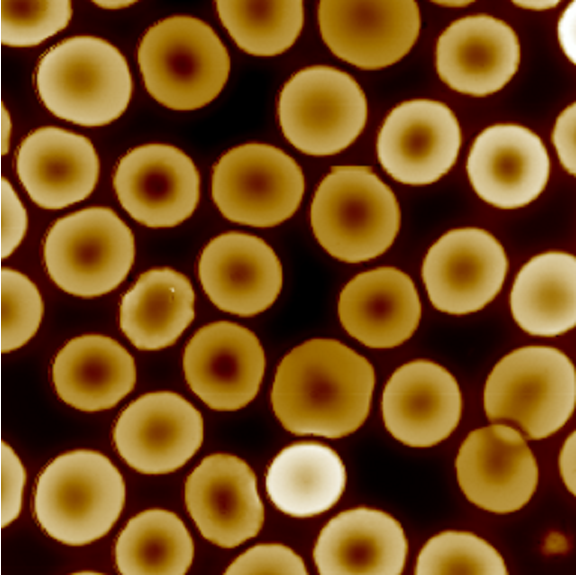
#> input picture python/project(CS)/test12.bmp, 576 x 575 px, found by its file name
$ python 'Sobel_filter(old).py'   (older library calls are emulated)
#> lines starting #> are read from the running program, lines starting #| are printed output that depends on the picture; after the words box and inside, x2 and y2 are one past the last pixel; in counts of white or black regions, pixels touching at a corner belong together
### python/project(CS)/find.py
import cv2
import numpy as np
import matplotlib.pyplot as plt
from scipy.optimize import curve_fit as fit


#use to correct the center of the RBC
def find(onebit,original_center):

    #declare new center=================
    new_center=[]
    for i in range(2):
        new_center.append(original_center[i])
    #===================================
    dire=[1,-1]

    #correct horizontal position
    r_biggest=0
    r_temp=0
    i=0 #perpendicular index
    j=0 #horizonrtal index

    for k in range(2):
        while onebit[original_center[1]+i*dire[k],original_center[0]]==0:
            i+=1
        r_temp+=i
        i=0

    r_biggest=r_temp

    for w in range(2):
        while r_temp>0:
            r_temp=0
            j+=dire[w]

            for k in range(2):
                while onebit[original_center[1]+i*dire[k],original_center[0]+j]==0:
                    i+=1
                r_temp+=i
                i=0

            if r_temp>r_biggest:
                new_center[0]=original_center[0]+j
                r_biggest=r_temp

        r_temp=r_biggest

    #correct perpendicular position
    r_biggest=0
    r_temp=0
    i=0 #horizonrtal index
    j=0 #perpendicular index

    #correct horizontal position
    for k in range(2):
        while onebit[original_center[1],original_center[0]+i*dire[k]]==0:
            i+=1
        r_temp+=i
        i=0

    r_biggest=r_temp

    for w in range(2):
        while r_temp>0:
            r_temp=0
            j+=dire[w]

            for k in range(2):
                while onebit[original_center[1]+j,original_center[0]+i*dire[k]]==0:
                    i+=1
                r_temp+=i
                i=0

            if r_temp>r_biggest:
                new_center[1]=original_center[1]+j
                r_biggest=r_temp

        r_temp=r_biggest

    return new_center

# [59 lines left out: function take_line, not called in this run]

def trace(line_data,center,check=False):

    xx=np.array([i/100000 for i in range(len(line_data))])

    def fun(x,a,b,c,d,e,f,g,h,i):

        return i*x**8+h*x**7+g*x**6+f*x**5+a*x**4+b*x**3+c*x**2+d*x**1+e

    #32 c r 差

    base=20
    d=1

    #fitting right hand========================================
    end=center+base+d+1
    aa=fit(fun,xx[center:end],np.array(line_data[center:end]))[0]

    while fun(xx[end-1],aa[0],aa[1],aa[2],aa[3],aa[4],aa[5],aa[6],aa[7],aa[8])>fun(xx[end-2],aa[0],aa[1],aa[2],aa[3],aa[4],aa[5],aa[6],aa[7],aa[8]):
        end+=d
        aa=fit(fun,xx[center:end],np.array(line_data[center:end]))[0]
        #plt.plot(xx[center:center+int(len(line_data)*(base+n*rate))],fun(xx[center:center+int(len(line_data)*(base+n*rate))],aa[0],aa[1],aa[2],aa[3],aa[4],aa[5],aa[6],aa[7],aa[8]))

    r=end-1
    tem=r
    big=line_data[r]
    for i in range(center,r):
        if line_data[i]>big:
            big=line_data[i]
            tem=i

    r=tem
    #fitting left hand===========================================
    start=center-(base+d)
    aa=fit(fun,xx[start:center+1],np.array(line_data[start:center+1]))[0]

    while fun(xx[start],aa[0],aa[1],aa[2],aa[3],aa[4],aa[5],aa[6],aa[7],aa[8])>fun(xx[start+1],aa[0],aa[1],aa[2],aa[3],aa[4],aa[5],aa[6],aa[7],aa[8]):
        start-=d
        aa=fit(fun,xx[start:center+1],np.array(line_data[start:center+1]))[0]
        #plt.plot(xx[center-int(len(line_data)*(base+n*rate)):center],fun(xx[center-int(len(line_data)*(base+n*rate)):center],aa[0],aa[1],aa[2],aa[3],aa[4],aa[5],aa[6],aa[7],aa[8]))
        #plt.show()

    l=start
    tem=l
    big=line_data[l]

    for i in range(l+1,center+1):
        if line_data[i]>big:
            big=line_data[i]
            tem=i
    l=tem

    if check:
        plt.plot(xx,line_data)
        plt.scatter(xx[center],line_data[center])
        plt.scatter(xx[l],line_data[l])
        plt.scatter(xx[r],line_data[r])
        plt.show()

    return l,center,r

# [16 lines left out: function Circle, not called in this run]


# [44 lines that do not run on import are left out]

### python/project(CS)/pre/Sobel_filter(old).py
import cv2
import numpy as np
import matplotlib.pylab as plt
from PIL import Image
import copy
from find import find, trace
index_of_circle = 5
def Sobelfilter(image_imread,visible=True):

    laplacian = cv2.Laplacian(image_imread,cv2.CV_64F)
    sobelx = cv2.Sobel(image_imread,cv2.CV_64F,1,0,ksize=3)
    sobely = cv2.Sobel(image_imread,cv2.CV_64F,0,1,ksize=3)
    edges = np.uint8(np.absolute(sobely))
    x = cv2.convertScaleAbs(sobelx)
    y = cv2.convertScaleAbs(sobely)
    edges = cv2.addWeighted(x,0.5,y,0.5,0)

    if(visible):
        cv2.imshow('detected circles',edges)
        cv2.waitKey(0)
        cv2.destroyAllWindows()
    return edges

rad = 0
circles = 0
def HighCircle(image_imread,edges,Rrange,visible=True):
    global circles
    global rad
    data_of_graph = []
    cimg = cv2.cvtColor(edges,cv2.COLOR_GRAY2BGR)
    #img = cv2.medianBlur(edges,5)
    circles = cv2.HoughCircles(edges,cv2.HOUGH_GRADIENT,1,80,param1=10,param2=30,minRadius=Rrange[0],maxRadius=Rrange[1])
    #circles = cv2.HoughCircles(img,cv2.HOUGH_GRADIENT,1,1000,param1=10,param2=1,minRadius=Rrange[0],maxRadius=Rrange[1])
    circles = np.uint16(np.around(circles))
    center = []
    for i in circles[0,:]:
        rad = (i[0],i[1]),i[2],(0,255,0),2
        center.append([i[0],i[1]])
        if(len(center)-1==index_of_circle):
            cv2.circle(cimg,(i[0],i[1]),i[2],(0,255,0),2) # draw the outer circle
            cv2.circle(cimg,(i[0],i[1]),2,(0,0,255),3) # draw the center of the circle
    print(center)

    if(visible):
        cv2.imshow('detected circles',cimg)
        cv2.waitKey(0)
        cv2.destroyAllWindows()

    g=cv2.inRange(image_imread,90,110)
    for i in range(len(center)):
        if(i==index_of_circle):
            center[i] = find(g,center[i])
            break
    return center

start = []
filename = "test12.bmp"
path = "D:/program/vscode_workspace/private/data/project_image(CS)/health/"
def Radiusline(image_PIL,center,Pixellength,visible=True):    #需要改有問題
    global start
    L = image_PIL.convert("L")
    #L = cv2.imread(path+filename,0)
    data = copy.copy(np.array(L))
    bright = [[] for i in range(4)]
    row = center[1]
    col = center[0]
    x , y = 0 , 0
    print(row,col)
    center_of_index = np.zeros(4,int)
    if(row > col):
        center_height = data[row][col]
        start = [[row-col+x,0+x],[2*row-(row-col+x),0+x],[row,x],[x,col]]
        while x < max(len(data),len(data[0])):
            try:
                bright[0].append(data[row-col+x][0+x])
                data[row-col+x][0+x] = 0
                if(data[row][col]==0):
                    data[row][col] = center_height
                if(row==row-col+x and col==x):
                    center_of_index[0] = x
            except:
                pass
            try:
                bright[1].append(data[2*row-(row-col+x)][0+x])
                data[2*row-(row-col+x)][0+x] = 0
                if(data[row][col]==0):
                    data[row][col] = center_height
                if(2*row-(row-col+x)==row and col==x):
                    center_of_index[1] = x
            except:
                pass
            try:
                bright[2].append(data[row][x])
                data[row][x] = 0
                if(data[row][col]==0):
                    data[row][col] = center_height
                if(col==x):
                    center_of_index[2] = x
            except:
                pass
            try:
                bright[3].append(data[x][col])
                data[x][col] = 0
                if(data[row][col]==0):
                    data[row][col] = center_height
                if(row==x):
                    center_of_index[3] = x
            except:
                pass
            x += 1

        for i in range(x,len(data)):
            bright[3].append(data[i][col])
            data[i][col] = 0
    else:
        center_height = data[row][col]
        start = [[0+y,col-row+y],[2*row-y,col-row+y],[row,y],[y,col]]
        while y < max(len(data),len(data[0])):
            try:
                bright[0].append(data[0+y][col-row+y])
                data[0+y][col-row+y] = 0
                print(0+y,col-row+y)
                if(data[row][col]==0):
                    data[row][col] = center_height
                if(row==y and col==col-row+y):
                    center_of_index[0] = y
            except:
                pass
            try:
                bright[1].append(data[2*row-y][col-row+y])
                data[2*row-y][col-row+y] = 0
                print(2*row-y,col-row+y)
                if(data[row][col]==0):
                    data[row][col] = center_height
                if(row==2*row-y and col==col-row+y):
                    center_of_index[1] = y
            except:
                pass
            try:
                bright[2].append(data[row][y])
                data[row][y] = 0
                print(row,y)
                if(data[row][col]==0):
                    data[row][col] = center_height
                if(col==y):
                    center_of_index[2] = y
            except:
                pass
            try:
                bright[3].append(data[y][col])
                data[y][col] = 0
                print(y,col)
                if(data[row][col]==0):
                    data[row][col] = center_height
                if(row==y):
                    center_of_index[3] = y
            except:
                pass
            y += 1
            print("--------------------------")
        for i in range(y,len(data)):
            bright[2].append(data[row][i])
            data[row][i] = 0
    if(visible):
        plt.imshow(data)
        plt.show()
    return data,bright,center_of_index

def IndexVal(arr,s,Pixellength):   #需要改別偷懶
    para = 3
    if(s=="min"):
        index = [len(arr)//3,len(arr)*2//3]
        val = np.min(arr[index[0]:index[1]])
    elif(s=="max-left"):
        index = [len(arr)//3,len(arr)*2//3]
        val = np.min(arr[index[0]:index[1]])
        tmp = np.where(arr[index[0]:index[1]]==val)[0][0]+index[0]

        index = [tmp-int(para/Pixellength),tmp]
        val = np.max(arr[index[0]:index[1]])
    elif(s=="max-right"):
        index = [len(arr)//3,len(arr)*2//3]
        val = np.min(arr[index[0]:index[1]])
        tmp = np.where(arr[index[0]:index[1]]==val)[0][0]+index[0]

        index = [tmp,tmp+int(para/Pixellength)]
        val = np.max(arr[index[0]:index[1]])
    else:
        print("please input the correct mode")
        return 0
    return np.where(arr[index[0]:index[1]]==val)[0][0]+index[0],val

pos = []
def Radiuscal(bright,center,Pixellength,visible):
    init = 0
    InRadius , OutRadius = 0 , 0
    in_Radius = [[] for i in range(4)]
    out_Radius = [[] for i in range(4)]
    for index in range(len(bright)):
        r = np.linspace(0,Pixellength*len(bright[index]),len(bright[index]))
        # min_center = IndexVal(bright[index],"min",Pixellength)
        # max_right = IndexVal(bright[index],"max-right",Pixellength)
        # max_left = IndexVal(bright[index],"max-left",Pixellength)

        print(len(bright[index]))
        print(center,len(bright[index]))
        for index in range(len(bright)):
            print(len(bright[index]))

        tmp = trace(bright[index],center[index])
        min_center = tmp[1],bright[index][tmp[1]]
        max_left = tmp[0],bright[index][tmp[0]]
        max_right = tmp[2],bright[index][tmp[2]]

        in_height = np.mean([min_center[1],min_center[1],max_right[1],max_left[1]])
        out_height = np.mean([init,init,max_right[1],max_left[1]])

        for i in range(len(bright[index])-1):
            if((bright[index][i]-in_height)*(bright[index][i+1]-in_height)<=0 and i>=max_left[0] and i<=max_right[0]):
                in_Radius[index].append(i)
            elif(i==min_center[0]):
                in_Radius[index].append(i)
            if((bright[index][i]-out_height)*(bright[index][i+1]-out_height)<=0):
                out_Radius[index].append(i)
            elif(i==min_center[0]):
                out_Radius[index].append(i)

        # [5 lines of commented-out code are left out]
        ans = [in_Radius[index][in_Radius[index].index(min_center[0])-1],in_Radius[index][in_Radius[index].index(min_center[0])+1]]
        for i in range(len(out_Radius[index])):
            if(out_Radius[index][i]>ans[0]):
                ans.append(out_Radius[index][i-1])
                break
        for j in range(i,len(out_Radius[index])):
            if(out_Radius[index][j]>ans[1]):
                ans.append(out_Radius[index][j])
                break
        #print(ans)
        if(index==0 or index==1):
            c = (2)**0.5
        else:
            c = 1
        r = c*r

        pos.append(ans)
        h = Pixellength
        InRadius , OutRadius = InRadius+c*(ans[3]-ans[2])*h/4 ,  OutRadius+c*(ans[1]-ans[0])*h/4
        # [4 lines of commented-out code are left out]

        if(visible):
            print("\nMin pos and value:\n   ", end="")
            print(r[min_center[0]],min_center[1])
            print("Max-right pos and value:\n   ", end="")
            print(r[max_right[0]],max_right[1])
            print("Max-left pos and value:\n   ", end="")
            print(r[max_left[0]],max_left[1])
            plt.subplot(221+index)
            plt.scatter([init,r[min_center[0]],r[max_right[0]],r[max_left[0]]],[init,min_center[1],max_right[1],max_left[1]],color = "r")
            plt.title("Calculate Bright")
            plt.xlabel("width (\u03BCm)")
            plt.ylabel("brightness")
            #plt.plot([r[0],r[-1]],[init,init],color = "r")
            plt.plot([r[max_left[0]],r[max_right[0]]],[in_height,in_height],label = "in")
            plt.plot([r[0],r[-1]],[out_height,out_height],label = "out")
            plt.plot(r,bright[index])
            plt.legend()
    if(visible):
        plt.tight_layout()
        plt.show()
    return InRadius , OutRadius

#filename = "Height 091205.bmp"
filename = "test12.bmp"
path = "D:/program/vscode_workspace/private/data/project_image(CS)/health/"
image_PIL = Image.open(path+filename)
#> image_PIL is the input picture: PIL image 576x575 RGB; mean R, G, B 117.4, 77.2, 29.3
image_imread = cv2.imread(path+filename,0)
#> image_imread: shape (575, 576); min 0, max 255, mean 83.8


Rrange = [30 , 40]
#Rrange = [80 , 100]
#Rrange = [230 , 250] #單顆健康
#Rrange = [100 , 150]
visible = True
Pixellength = 50/image_PIL.size[0]
#> Pixellength = 0.0868
print(image_PIL.size)
#| (576, 575)


edges = Sobelfilter(image_imread,visible)
#> in Sobelfilter, `sobelx = cv2.Sobel(image_imread,cv2.CV_64F,1,0,ksize=3)`:
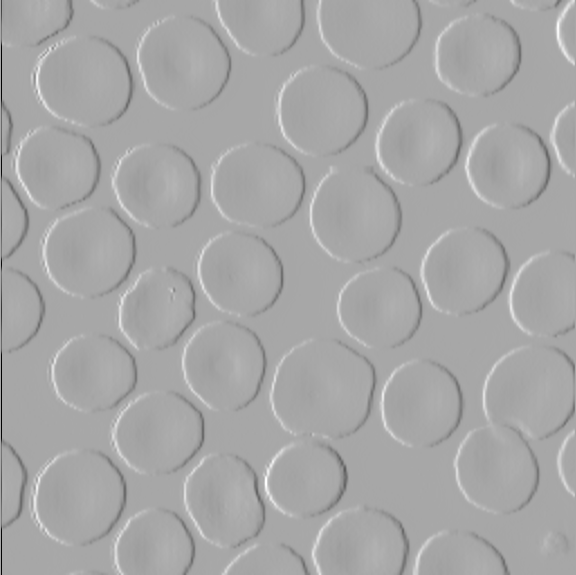
#> sobelx: shape (575, 576) float64; min -1008, max 527, mean -1; drawn with min black and max white
#> in Sobelfilter, `sobely = cv2.Sobel(image_imread,cv2.CV_64F,0,1,ksize=3)`:
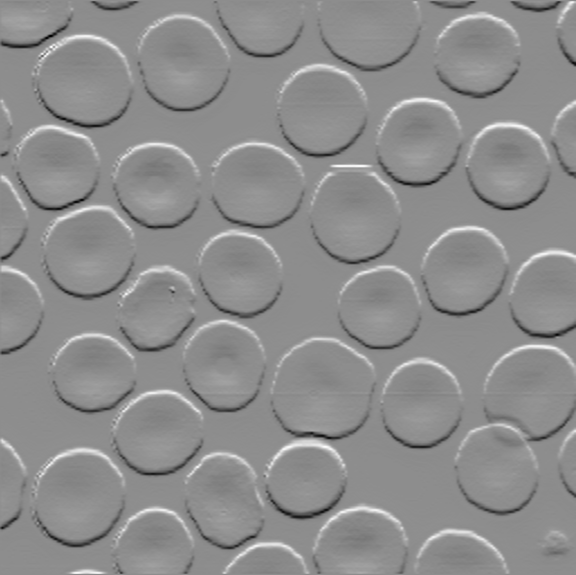
#> sobely: shape (575, 576) float64; min -431, max 347, mean 0.1; drawn with min black and max white
#> in Sobelfilter, `edges = cv2.addWeighted(x,0.5,y,0.5,0)`:
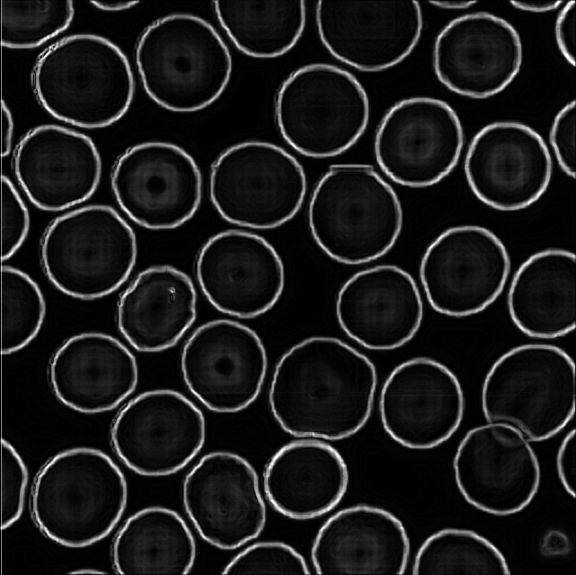
#> edges: shape (575, 576); min 0, max 255, mean 26.9
center = HighCircle(image_imread,edges,Rrange,visible)
#> in HighCircle, `circles = cv2.HoughCircles(edges,cv2.HOUGH_GRADIENT,1,80,param1=10,par..`: circles = 28 rows, first 8: [306.5, 477.5, 39.4], [223.5, 362.5, 39.4], [508.5, 166.5, 39.4], [161.5, 428.5, 39.4], [88.5, 374.5, 37.2], [353.5, 206.5, 39.4], [477.5, 52.5, 39.4], [262.5, 185.5, 39.4]
#> in HighCircle, `circles = np.uint16(np.around(circles))`: circles = 28 rows, first 8: [306, 478, 39], [224, 362, 39], [508, 166, 39], [162, 428, 39], [88, 374, 37], [354, 206, 39], [478, 52, 39], [262, 186, 39]
#> the loop in HighCircle, `for i in circles[0,:]:` made 28 passes
#> rad on passes 1 to 12: ((306, 478), 39, (0, 255, 0), 2), ((224, 362), 39, (0, 255, 0), 2), ((508, 166), 39, (0, 255, 0), 2), ((162, 428), 39, (0, 255, 0), 2), ((88, 374), 37, (0, 255, 0), 2), ((354, 206), 39, (0, 255, 0), 2), ((478, 52), 39, (0, 255, 0), 2), ((262, 186), 39, (0, 255, 0), 2), ((500, 476), 39, (0, 255, 0), 2), ((82, 250), 39, (0, 255, 0), 2), ((414, 148), 39, (0, 255, 0), 2), ((76, 86), 34, (0, 255, 0), 2)
#> after the loop in HighCircle, `for i in circles[0,:]:`:
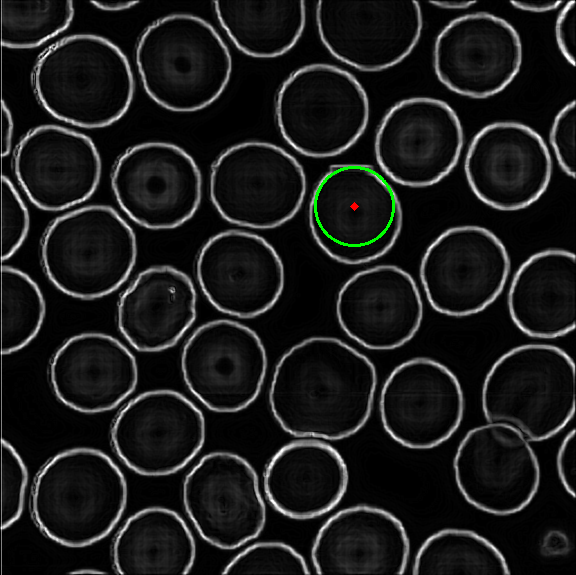
#> cimg: shape (575, 576, 3); mean B, G, R 26.8, 27.4, 26.9
#> after the loop in HighCircle, `for i in circles[0,:]:`: center = 28 pairs, first value 60 to 548, second value 18 to 546
#> (printed output is left out)
#> in HighCircle, `g=cv2.inRange(image_imread,90,110)`:
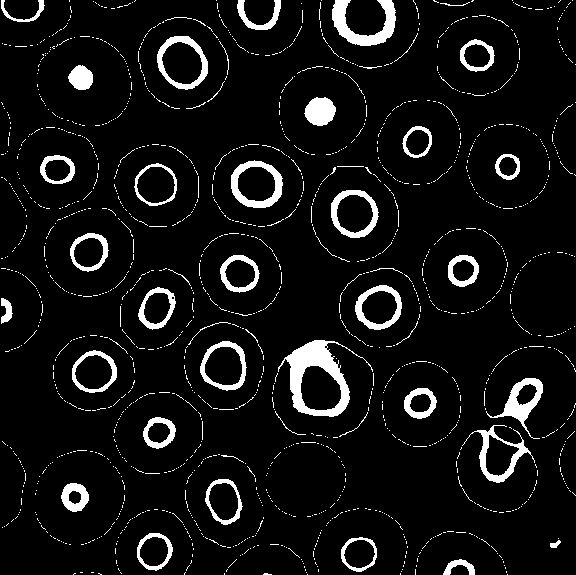
#> g: shape (575, 576); 7.2% white; 1495 white regions (1441 under 20 px), largest, box (x1, y1, x2, y2) and area: (278, 340, 373, 417) 2271, (332, 0, 396, 46) 1292, (231, 160, 283, 208) 952
#> the loop in HighCircle, `for i in range(len(center)):` made 6 passes
#> dire in find on pass 6: [1, -1]
data , bright , center_of_index = Radiusline(image_PIL,center[index_of_circle],Pixellength,visible)
#> in Radiusline, `row = center[1]`: row = 212
#> in Radiusline, `col = center[0]`: col = 354
#| 212 354
#> in Radiusline, `center_height = data[row][col]`: center_height = 37
#> in Radiusline, `start = [[0+y,col-row+y],[2*row-y,col-row+y],[row,y],[y,col]]`: start = [[0, 142], [424, 142], [212, 0], [0, 354]]
#> the loop in Radiusline, `while y < max(len(data),len(data[0])):` made 576 passes
#> (printed output is left out)
#> after the loop in Radiusline, `while y < max(len(data),len(data[0])):`:
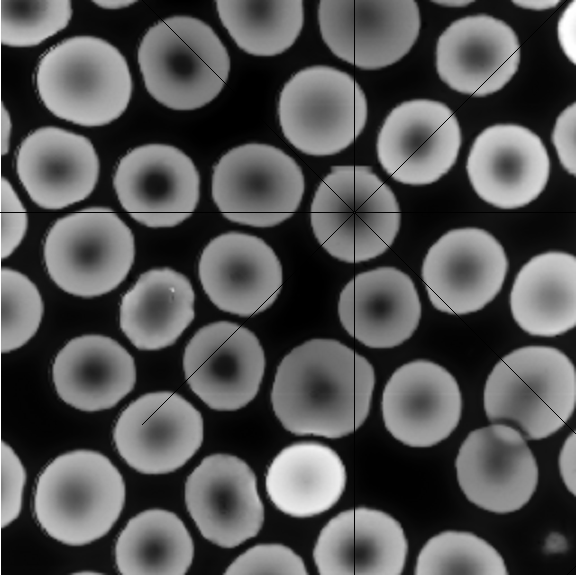
#> data: shape (575, 576); min 0, max 255, mean 83.3
#> after the loop in Radiusline, `while y < max(len(data),len(data[0])):`: center_of_index = [212, 212, 354, 212]; y = 576
#> bright = 4 items; center_of_index = [212, 212, 354, 212]
InRadius , OutRadius = Radiuscal(bright,center_of_index,Pixellength,False)
#> the loop in Radiuscal, `for index in range(len(bright)):` made 4 passes
#> (InRadius, OutRadius) on passes 1 to 4: (2.11, 0.868), (4.21, 1.74), (6.32, 2.6), (8.42, 3.47)
#> after the loop in Radiuscal, `for index in range(len(bright)):`: pos = [[193, 233, 165, 262], [193, 233, 165, 262], [193, 233, 165, 262], [193, 233, 165, 262]]
#> InRadius = 8.42; OutRadius = 3.47
print("---------------------------------------")
print(" InRadius : "+str(InRadius))
print("OutRadius : "+str(OutRadius))


def dot(x,y,k):
    data[x][y] = 0
    if k>=5: return
    dot(x+1,y,k+1)
    dot(x,y+1,k+1)
    dot(x,y-1,k+1)
    dot(x-1,y,k+1)
    dot(x+1,y+1,k+1)
    dot(x-1,y-1,k+1)
    dot(x-1,y+1,k+1)
    dot(x+1,y-1,k+1)

for i in range(4):
    dot(start[0][0]+pos[0][i],start[0][1]+pos[0][i],0)
for i in range(4):
    dot(start[1][0]-pos[1][i],start[1][1]+pos[1][i],0)
for i in range(4):
    dot(start[2][0],start[2][1]+pos[2][i],0)
for i in range(4):
    dot(start[3][0]+pos[3][i],start[3][1],0)

#plt.imshow(data)
#plt.show()
#cv2.circle(data,rad[0],rad[1],rad[2],rad[3])
cv2.imshow('detected circles',data)
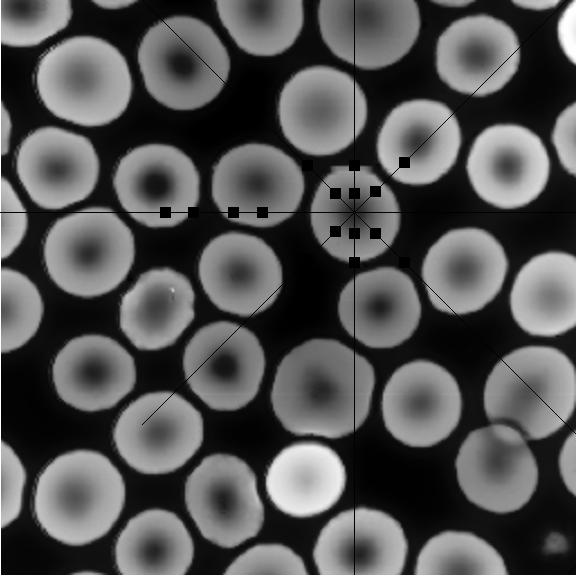
#> window 'detected circles': shape (575, 576); min 0, max 255, mean 82.8
cv2.waitKey(0)
cv2.destroyAllWindows()
